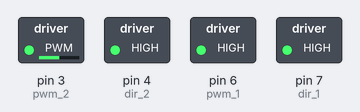
A sketch run on a simulated Arduino Uno, built with avr-gcc and run on an emulated ATmega328P. On the bench: switched loads named in the sketch (green lamp = pin HIGH). What the sketch prints to the serial monitor is not drawn. At 25.7 s the program stops and its outputs stay as they are.

Above: at 0.1 s.
Timing chart, 0 to 1.6 s (numbered marks = the images above):
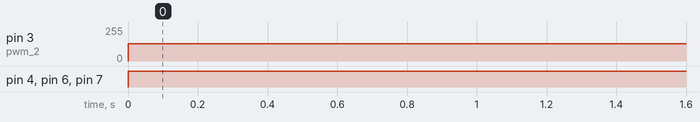

Measured:
- by itself, pin 3 (pwm_2): 0/255 → 128/255 at 0.00 s
- by itself, pin 4 (dir_2), pin 6 (pwm_1), pin 7 (dir_1): LOW → HIGH at 0.00 s

The sketch:

duemotori.ino
```cpp
//define pin name
#define dir_1 7
#define pwm_1 6
//efine switch_1 13
//efine switch_2 12
#define dir_2 4
#define pwm_2 3
#define pot A1 //potentiometer
void setup(){
 //declare pins as INPUT/OUTPUT
 pinMode(pwm_1,OUTPUT);
 pinMode(dir_1,OUTPUT);
 pinMode(pwm_2,OUTPUT);
 pinMode(dir_2,OUTPUT);
 pinMode(pot,INPUT);
//inMode(switch_1, INPUT);
 //pinMode(switch_2, INPUT);
 Serial.begin(9600); //I am using Serial Monitor instead of LCD display
}
void loop(){
 int pwm_value;
 for (pwm_value=0;pwm_value<=255;pwm_value++){
   digitalWrite(dir_1,HIGH);
    digitalWrite(dir_2,HIGH);
 //digitalWrite(dir_1,digitalRead(switch_1)); //controls the direction the motor
 //digitalWrite(dir_2,!digitalRead(switch_2));
 //analogWrite(pwm_2,pwm_value); //increase the speed of the motor from 0 to 255
 //analogWrite(pwm_1,(255-pwm_value)); //decrease the speed of the motor from 255 to 0
  analogWrite(pwm_1,255);
  analogWrite(pwm_2,128);

 Serial.println("PWM:");
 Serial.println(pwm_value); //Display the value of PWM
 delay(100);
}
while(1) continue; //terminate the program
}
```
